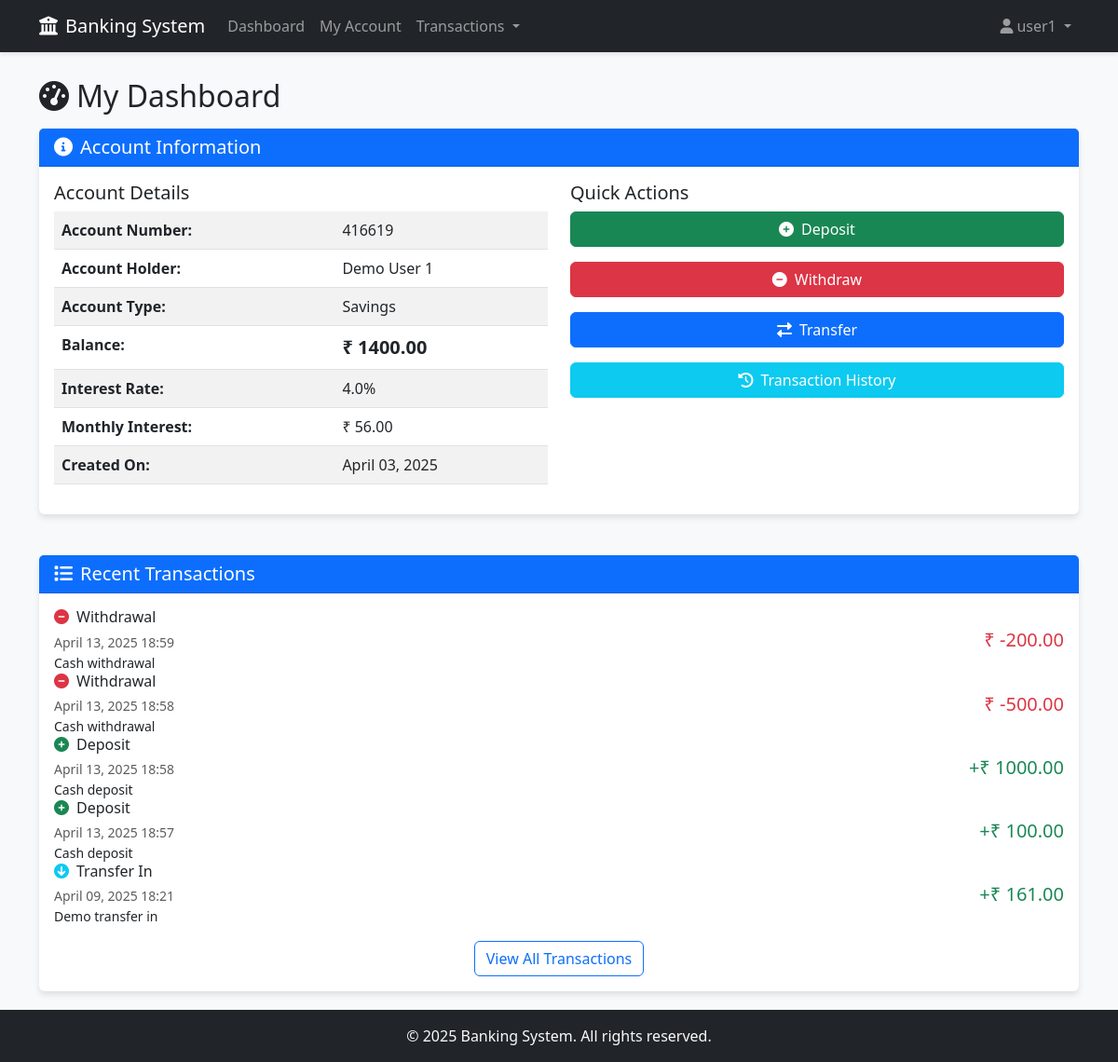
Page / (signed in) on the committed database.
### authentication/models.py (models this page shows, shortened)
class User(AbstractUser):
    is_admin = models.BooleanField(default=False)
    account_no = models.IntegerField(null=True, blank=True)

### accounts/models.py (models this page shows, shortened)
class Account(models.Model):
    ACCOUNT_TYPES = [
        ('Savings', 'Savings'),
        ('Current', 'Current'),
        ('Deposit', 'Deposit'),
    ]
    account_no = models.IntegerField(primary_key=True)
    user = models.OneToOneField(User, on_delete=models.CASCADE, related_name='account', null=True)
    name = models.CharField(max_length=100)
    address = models.TextField()
    kyc = models.CharField(max_length=50, help_text="KYC identification")
    mobile = models.CharField(max_length=15)
    email = models.EmailField()
    account_type = models.CharField(max_length=20, choices=ACCOUNT_TYPES)
    balance = models.DecimalField(max_digits=12, decimal_places=2, default=0)
    interest_rate = models.FloatField(help_text="Interest rate for this account")
    created_date = models.DateTimeField(default=timezone.now)
    last_updated = models.DateTimeField(auto_now=True)
    def calculate_interest(self) -> float:
        return float(self.balance) * (self.interest_rate / 100)

### transactions/models.py (models this page shows, shortened)
class Transaction(models.Model):
    TRANSACTION_TYPES = [
        ('DEPOSIT', 'Deposit'),
        ('WITHDRAWAL', 'Withdrawal'),
        ('TRANSFER_OUT', 'Transfer Out'),
        ('TRANSFER_IN', 'Transfer In'),
    ]
    STATUS_CHOICES = [
        ('SUCCESS', 'Success'),
        ('PENDING', 'Pending'),
        ('FAILED', 'Failed'),
    ]
    account = models.ForeignKey(Account, on_delete=models.CASCADE, related_name='transactions')
    transaction_type = models.CharField(max_length=20, choices=TRANSACTION_TYPES)
    amount = models.DecimalField(max_digits=12, decimal_places=2)
    timestamp = models.DateTimeField(default=timezone.now)
    status = models.CharField(max_length=10, choices=STATUS_CHOICES, default='SUCCESS')
    description = models.TextField(blank=True, null=True)
    class Meta:
        ordering = ['-timestamp']

### dashboard/views.py (the view)
# urls.py: path('', views.dashboard_view, name='dashboard'),
@login_required
def dashboard_view(request):
    if request.user.is_admin:
        return admin_dashboard(request)
    else:
        return user_dashboard(request)

### dashboard/views.py (called while the page is built)
@login_required
def user_dashboard(request):
    try:
        account = request.user.account
        interest = account.calculate_interest()
        recent_transactions = account.transactions.all()[:5]
        context = {
            'account': account,
            'interest': interest,
            'recent_transactions': recent_transactions,
        }
        return render(request, 'dashboard/user_dashboard.html', context)
    except Account.DoesNotExist:
        return render(request, 'dashboard/no_account.html')

### templates/dashboard/user_dashboard.html (shortened to what this page needs)
{% extends 'base/base.html' %}
{% load static %}
{% block content %}
<div class="row mb-4">
    <div class="col-md-12">
        <h2 class="mb-3"><i class="fas fa-tachometer-alt me-2"></i>My Dashboard</h2>
        <div class="card">
            <div class="card-header bg-primary text-white">
                <h5 class="mb-0"><i class="fas fa-info-circle me-2"></i>Account Information</h5>
            </div>
            <div class="card-body">
                <div class="row">
                    <div class="col-md-6">
                        <h5>Account Details</h5>
                        <table class="table table-striped">
                            <tr>
                                <th>Account Number:</th>
                                <td>{{ account.account_no }}</td>
                            </tr>
                            <tr>
                                <th>Account Holder:</th>
                                <td>{{ account.name }}</td>
                            </tr>
                            <tr>
                                <th>Account Type:</th>
                                <td>{{ account.account_type }}</td>
                            </tr>
                            <tr>
                                <th>Balance:</th>
                                <td class="fw-bold fs-5">₹ {{ account.balance }}</td>
                            </tr>
                            <tr>
                                <th>Interest Rate:</th>
                                <td>{{ account.interest_rate }}%</td>
                            </tr>
                            <tr>
                                <th>Monthly Interest:</th>
                                <td>₹ {{ interest|floatformat:2 }}</td>
                            </tr>
                            <tr>
                                <th>Created On:</th>
                                <td>{{ account.created_date|date:"F d, Y" }}</td>
                            </tr>
                        </table>
                    </div>
                    <div class="col-md-6">
                        <h5>Quick Actions</h5>
                        <div class="d-grid gap-3">
                            <a href="{% url 'deposit' %}" class="btn btn-success">
                                <i class="fas fa-plus-circle me-2"></i>Deposit
                            </a>
                            <a href="{% url 'withdraw' %}" class="btn btn-danger">
                                <i class="fas fa-minus-circle me-2"></i>Withdraw
                            </a>
                            <a href="{% url 'transfer' %}" class="btn btn-primary">
                                <i class="fas fa-exchange-alt me-2"></i>Transfer
                            </a>
                            <a href="{% url 'transaction_history' %}" class="btn btn-info text-white">
                                <i class="fas fa-history me-2"></i>Transaction History
                            </a>
                        </div>
                    </div>
                </div>
            </div>
        </div>
    </div>
</div>
<div class="row">
    <div class="col-md-12">
        <div class="card">
            <div class="card-header bg-primary text-white">
                <h5 class="mb-0"><i class="fas fa-list me-2"></i>Recent Transactions</h5>
            </div>
            <div class="card-body">
                {% if recent_transactions %}
                <div class="list-group">
                    {% for transaction in recent_transactions %}
                    <div class="transaction-item {% if transaction.transaction_type == 'DEPOSIT' %}deposit{% elif transaction.transaction_type == 'WITHDRAWAL' %}withdrawal{% elif transaction.transaction_type == 'TRANSFER_IN' %}transfer-in{% elif transaction.transaction_type == 'TRANSFER_OUT' %}transfer-out{% endif %}">
                        <div class="d-flex justify-content-between align-items-center">
                            <div>
                                <h6 class="mb-1">
                                    {% if transaction.transaction_type == 'DEPOSIT' %}
                                    <i class="fas fa-plus-circle text-success me-2"></i>Deposit
                                    {% elif transaction.transaction_type == 'WITHDRAWAL' %}
                                    <i class="fas fa-minus-circle text-danger me-2"></i>Withdrawal
                                    {% elif transaction.transaction_type == 'TRANSFER_IN' %}
                                    <i class="fas fa-arrow-circle-down text-info me-2"></i>Transfer In
                                    {% elif transaction.transaction_type == 'TRANSFER_OUT' %}
                                    <i class="fas fa-arrow-circle-up text-warning me-2"></i>Transfer Out
                                    {% endif %}
                                </h6>
                                <small class="text-muted">{{ transaction.timestamp|date:"F d, Y H:i" }}</small>
                                {% if transaction.description %}
                                <p class="mb-0 small">{{ transaction.description }}</p>
                                {% endif %}
                            </div>
                            <div>
                                <span class="fs-5 {% if transaction.amount > 0 %}text-success{% else %}text-danger{% endif %}">
                                    {% if transaction.amount > 0 %}+{% endif %}₹ {{ transaction.amount }}
                                </span>
                            </div>
                        </div>
                    </div>
                    {% endfor %}
                </div>
                <div class="text-center mt-3">
                    <a href="{% url 'transaction_history' %}" class="btn btn-outline-primary">View All Transactions</a>
                </div>
                {% else %}
                <div class="alert alert-info">
                    <i class="fas fa-info-circle me-2"></i>No recent transactions found.
                </div>
                {% endif %}
            </div>
        </div>
    </div>
</div>
{% endblock %}

### templates/base/base.html (shortened to what this page needs)
<!DOCTYPE html>
<html lang="en">
<head>
    <link href="https://cdn.jsdelivr.net/npm/bootstrap@5.3.0-alpha1/dist/css/bootstrap.min.css" rel="stylesheet">
    <link rel="stylesheet" href="https://cdnjs.cloudflare.com/ajax/libs/font-awesome/6.0.0/css/all.min.css">
</head>
<body>
    <nav class="navbar navbar-expand-lg navbar-dark bg-dark fixed-top">
        <div class="container">
            <a class="navbar-brand" href="{% url 'dashboard' %}">
                <i class="fas fa-university me-2"></i>Banking System
            </a>
            <div class="collapse navbar-collapse" id="navbarNav">
                {% if user.is_authenticated %}
                <ul class="navbar-nav me-auto">
                    <li class="nav-item">
                        <a class="nav-link" href="{% url 'dashboard' %}">Dashboard</a>
                    </li>
                    {% if user.is_admin %}
                    <li class="nav-item dropdown">
                        <a class="nav-link dropdown-toggle" href="#" id="accountsDropdown" role="button"
                           data-bs-toggle="dropdown" aria-expanded="false">
                            Accounts
                        </a>
                        <ul class="dropdown-menu" aria-labelledby="accountsDropdown">
                            <li><a class="dropdown-item" href="{% url 'create_account' %}">Create Account</a></li>
                            <li><a class="dropdown-item" href="{% url 'account_lookup' %}">Account Lookup</a></li>
                            <li><a class="dropdown-item" href="{% url 'admin_accounts' %}">All Accounts</a></li>
                        </ul>
                    </li>
                    <li class="nav-item dropdown">
                        <a class="nav-link dropdown-toggle" href="#" id="transactionsDropdown" role="button"
                           data-bs-toggle="dropdown" aria-expanded="false">
                            Transactions
                        </a>
                        <ul class="dropdown-menu" aria-labelledby="transactionsDropdown">
                            <li><a class="dropdown-item" href="{% url 'deposit' %}">Deposit</a></li>
                            <li><a class="dropdown-item" href="{% url 'withdraw' %}">Withdraw</a></li>
                            <li><a class="dropdown-item" href="{% url 'transfer' %}">Transfer</a></li>
                            <li><a class="dropdown-item" href="{% url 'transaction_history' %}">Transaction History</a></li>
                            <li><a class="dropdown-item" href="{% url 'admin_transactions' %}">All Transactions</a></li>
                        </ul>
                    </li>
                    {% else %}
                    <li class="nav-item">
                        <a class="nav-link" href="{% url 'account_detail' %}">My Account</a>
                    </li>
                    <li class="nav-item dropdown">
                        <a class="nav-link dropdown-toggle" href="#" id="transactionsDropdown" role="button"
                           data-bs-toggle="dropdown" aria-expanded="false">
                            Transactions
                        </a>
                    </li>
                    {% endif %}
                </ul>
                <ul class="navbar-nav">
                    <li class="nav-item dropdown">
                        <a class="nav-link dropdown-toggle" href="#" id="userDropdown" role="button"
                           data-bs-toggle="dropdown" aria-expanded="false">
                            <i class="fas fa-user me-1"></i>{{ user.username }}
                        </a>
                    </li>
                </ul>
                {% endif %}
            </div>
        </div>
    </nav>
    <div class="container mt-4">
        {% block content %}{% endblock %}
    </div>
    <footer class="footer mt-auto py-3 bg-dark">
        <div class="container text-center">
            <span class="text-light">&copy; 2025 Banking System. All rights reserved.</span>
        </div>
    </footer>
</body>
</html>

### templates/base/base.html (style rules this page uses)
body { padding-top: 60px; background-color: #f8f9fa; }
.navbar { box-shadow: 0 2px 4px rgba(0,0,0,.1); }
.card { margin-bottom: 20px; box-shadow: 0 4px 6px rgba(0,0,0,.1); border: none; }
.card-header { background-color: #f8f9fa; border-bottom: 1px solid rgba(0,0,0,.125); font-weight: 600; }
.footer { margin-top: 40px; padding: 20px 0; background-color: #343a40; color: white; }

### rows in the picture
User: username "user1"
Account: account_no "416619", name "Demo User 1", account_type "Savings", balance "1400.00", interest_rate "4.0", created_date "April 03, 2025"
Transaction: transaction_type "WITHDRAWAL" (drawn)
Transaction: transaction_type "WITHDRAWAL" (drawn)
Transaction: transaction_type "DEPOSIT" (drawn)
Transaction: transaction_type "DEPOSIT" (drawn)
Transaction: transaction_type "TRANSFER_IN" (drawn)

### other values in the picture
{{ interest|floatformat:2 }} "56.00"
